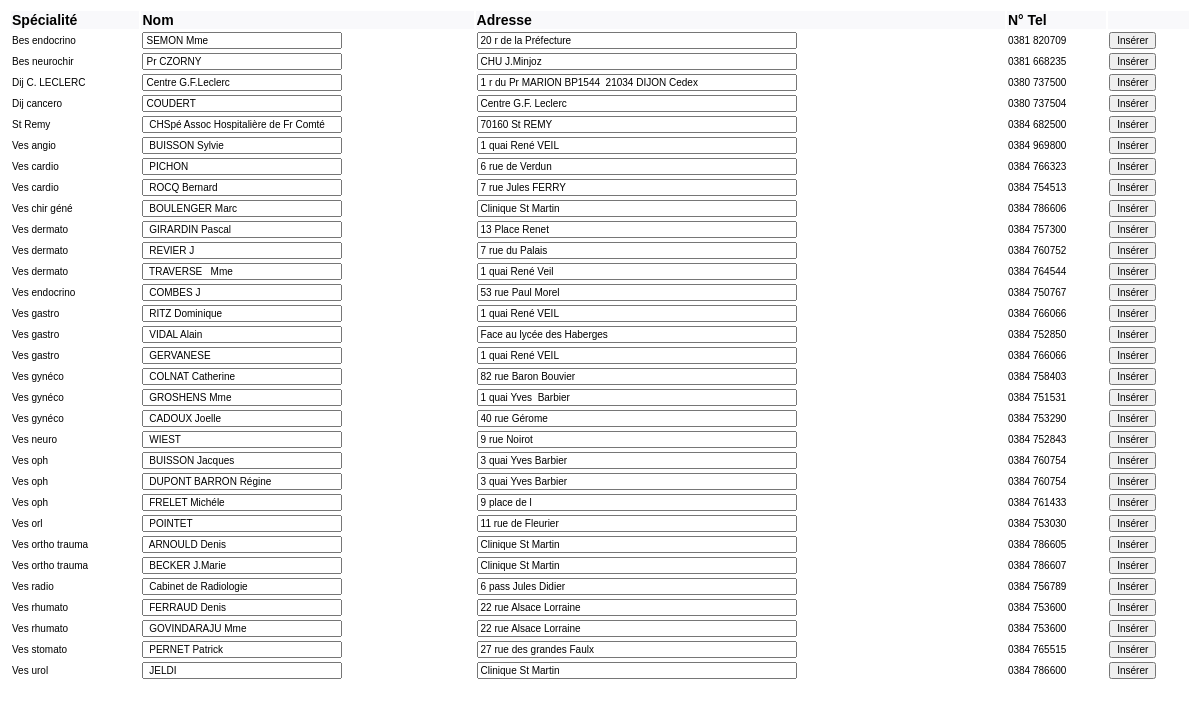
Page /listes/liste.correspondants.php on the committed database.
### tables this page shows
CREATE TABLE `idoc_liste_correspondants` (
  `id` mediumint(6) NOT NULL auto_increment,
  `specialite` varchar(50) NOT NULL default '',
  `nom` varchar(255) NOT NULL default '',
  `adresse` varchar(255) NOT NULL default '',
  `tel` varchar(255) NOT NULL default '',
  PRIMARY KEY  (`id`)
) TYPE=MyISAM PACK_KEYS=1 AUTO_INCREMENT=33;

### listes/liste.correspondants.php (the view, shortened to what this page needs)
<?php
$table_liste="idoc_liste_correspondants";
$select=mysql_query("select * from $table_liste order by specialite ASC");
?>
<html>
<head>
<link href="listes.style.css" rel="stylesheet" type="text/css">
</head>
<body onLoad="window.resizeTo(700,400);self.focus();">
<table width="100%" border="0" cellpadding="1" cellspacing="0">
	<tr>
		<td>
		<form name="liste">
		<table border="0" width="100%">
			<tr class="titres_tab">
				<td>Spécialité</td><td>Nom</td><td>Adresse</td><td>N° Tel</td><td></td>
			</tr>
			<?php
			$i=1;
			while ($res=mysql_fetch_array($select)) {
			echo "
			<tr class=\"contenu_tab\">
				<td>$res[specialite]</td>
				<td><input type=\"text\" name=\"nom_$i\" size=\"30\" value=\"$res[nom]\" onfocus=\"this.select();\"></td>
				<td><input type=\"text\" name=\"adresse_$i\" size=\"50\" value=\"$res[adresse]\" onfocus=\"this.select();\"></td>
				<td>$res[tel]</td>
				<td><input type=\"button\" name=\"inserer_qqch\" value=\"Insérer\" onClick=\"javascript:inserer(nom_$i.value);\"></td>
			</tr>";
			$i++;
			}
			?>
		</table>
		</form>
		</td>
	</tr>
</table>
</body>
</html>

### listes/listes.style.css (style rules this page uses)
BODY { font-family: Verdana, Arial, Helvetica, sans-serif; color: #000000; }
TD { font-family: Verdana, Arial, Helvetica, sans-serif; color: #000000; }
INPUT { font-family: Verdana, Arial, Helvetica, sans-serif; font-size: 10px; font-weight: normal; color: #000000; }
.titres_tab { font-family:verdana; font-style:normal; font-weight:bold; color:black; font-size:14px; background-color:#F9F9FB; }
.contenu_tab { font-family:verdana; font-style:normal; font-weight:normal; color:black; font-size:10px; }

### rows in the picture
idoc_liste_correspondants: specialite "Bes endocrino", nom "SEMON Mme", adresse "20 r de la Préfecture", tel "0381 820709"
idoc_liste_correspondants: specialite "Bes neurochir", nom "Pr CZORNY", adresse "CHU J.Minjoz", tel "0381 668235"
idoc_liste_correspondants: specialite "Dij C. LECLERC", nom "Centre G.F.Leclerc", adresse "1 r du Pr MARION BP1544 21034 DIJON Cedex", tel "0380 737500"
idoc_liste_correspondants: specialite "Dij cancero", nom "COUDERT", adresse "Centre G.F. Leclerc", tel "0380 737504"
idoc_liste_correspondants: specialite "St Remy", nom "CHSpé Assoc Hospitalière de Fr Comté", adresse "70160 St REMY", tel "0384 682500"
idoc_liste_correspondants: specialite "Ves angio", nom "BUISSON Sylvie", adresse "1 quai René VEIL", tel "0384 969800"
idoc_liste_correspondants: specialite "Ves cardio", nom "PICHON", adresse "6 rue de Verdun", tel "0384 766323"
idoc_liste_correspondants: specialite "Ves cardio", nom "ROCQ Bernard", adresse "7 rue Jules FERRY", tel "0384 754513"
idoc_liste_correspondants: specialite "Ves chir géné", nom "BOULENGER Marc", adresse "Clinique St Martin", tel "0384 786606"
idoc_liste_correspondants: specialite "Ves dermato", nom "GIRARDIN Pascal", adresse "13 Place Renet", tel "0384 757300"
idoc_liste_correspondants: specialite "Ves dermato", nom "REVIER J", adresse "7 rue du Palais", tel "0384 760752"
idoc_liste_correspondants: specialite "Ves dermato", nom "TRAVERSE Mme", adresse "1 quai René Veil", tel "0384 764544"
idoc_liste_correspondants: specialite "Ves endocrino", nom "COMBES J", adresse "53 rue Paul Morel", tel "0384 750767"
idoc_liste_correspondants: specialite "Ves gastro", nom "RITZ Dominique", adresse "1 quai René VEIL", tel "0384 766066"
idoc_liste_correspondants: specialite "Ves gastro", nom "VIDAL Alain", adresse "Face au lycée des Haberges", tel "0384 752850"
idoc_liste_correspondants: specialite "Ves gastro", nom "GERVANESE", adresse "1 quai René VEIL", tel "0384 766066"
idoc_liste_correspondants: specialite "Ves gynéco", nom "COLNAT Catherine", adresse "82 rue Baron Bouvier", tel "0384 758403"
idoc_liste_correspondants: specialite "Ves gynéco", nom "GROSHENS Mme", adresse "1 quai Yves Barbier", tel "0384 751531"
idoc_liste_correspondants: specialite "Ves gynéco", nom "CADOUX Joelle", adresse "40 rue Gérome", tel "0384 753290"
idoc_liste_correspondants: specialite "Ves neuro", nom "WIEST", adresse "9 rue Noirot", tel "0384 752843"
idoc_liste_correspondants: specialite "Ves oph", nom "BUISSON Jacques", adresse "3 quai Yves Barbier", tel "0384 760754"
idoc_liste_correspondants: specialite "Ves oph", nom "DUPONT BARRON Régine", adresse "3 quai Yves Barbier", tel "0384 760754"
idoc_liste_correspondants: specialite "Ves oph", nom "FRELET Michéle", adresse "9 place de l", tel "0384 761433"
idoc_liste_correspondants: specialite "Ves orl", nom "POINTET", adresse "11 rue de Fleurier", tel "0384 753030"
idoc_liste_correspondants: specialite "Ves ortho trauma", nom "ARNOULD Denis", adresse "Clinique St Martin", tel "0384 786605"
idoc_liste_correspondants: specialite "Ves ortho trauma", nom "BECKER J.Marie", adresse "Clinique St Martin", tel "0384 786607"
idoc_liste_correspondants: specialite "Ves radio", nom "Cabinet de Radiologie", adresse "6 pass Jules Didier", tel "0384 756789"
idoc_liste_correspondants: specialite "Ves rhumato", nom "FERRAUD Denis", adresse "22 rue Alsace Lorraine", tel "0384 753600"
idoc_liste_correspondants: specialite "Ves rhumato", nom "GOVINDARAJU Mme", adresse "22 rue Alsace Lorraine", tel "0384 753600"
idoc_liste_correspondants: specialite "Ves stomato", nom "PERNET Patrick", adresse "27 rue des grandes Faulx", tel "0384 765515"
idoc_liste_correspondants: specialite "Ves urol", nom "JELDI", adresse "Clinique St Martin", tel "0384 786600"
